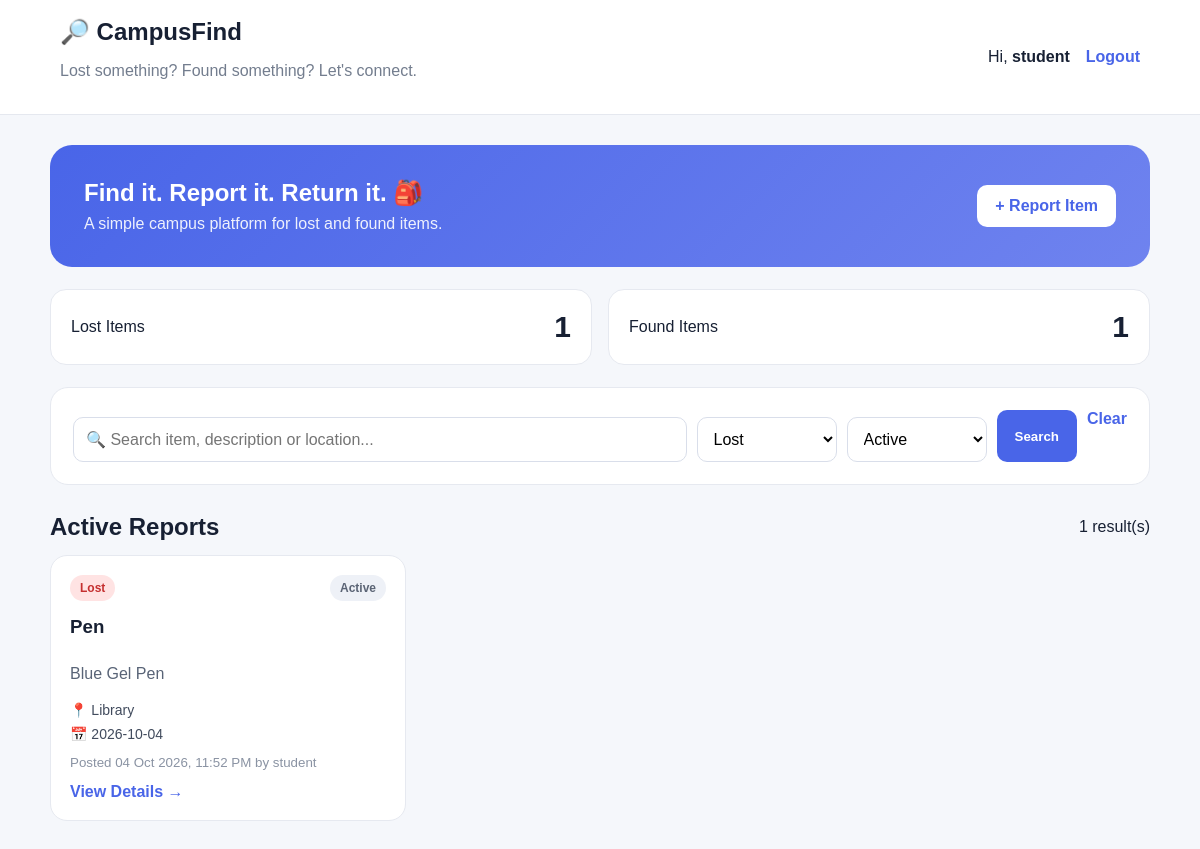
The app's page /?type=Lost (signed in) with its own data.
### tables this page shows
CREATE TABLE users (
        id INTEGER PRIMARY KEY AUTOINCREMENT,
        username TEXT UNIQUE NOT NULL,
        password TEXT NOT NULL);

CREATE TABLE reports (
        id INTEGER PRIMARY KEY AUTOINCREMENT,
        user_id INTEGER NOT NULL,
        report_type TEXT NOT NULL,
        item_name TEXT NOT NULL,
        description TEXT NOT NULL,
        location TEXT NOT NULL,
        report_date TEXT NOT NULL,
        contact TEXT NOT NULL,
        status TEXT NOT NULL DEFAULT 'Active',
        created_at TEXT NOT NULL,
        FOREIGN KEY (user_id) REFERENCES users(id));

### app.py (the view)
@app.route("/")
def index():
    if "user_id" not in session:
        return redirect(url_for("login"))
    search = request.args.get("search","").strip()
    report_type = request.args.get("type","")
    status = request.args.get("status","Active")
    conn = get_db()
    query = """SELECT reports.*, users.username FROM reports
               JOIN users ON reports.user_id=users.id WHERE 1=1"""
    params = []
    if search:
        query += " AND (item_name LIKE ? OR description LIKE ? OR location LIKE ?)"
        like = f"%{search}%"
        params += [like, like, like]
    if report_type in ("Lost","Found"):
        query += " AND report_type=?"
        params.append(report_type)
    if status in ("Active","Resolved"):
        query += " AND reports.status=?"
        params.append(status)
    query += " ORDER BY reports.id DESC"
    reports = conn.execute(query, params).fetchall()
    counts = {
        "Lost": conn.execute("SELECT COUNT(*) FROM reports WHERE report_type='Lost' AND status='Active'").fetchone()[0],
        "Found": conn.execute("SELECT COUNT(*) FROM reports WHERE report_type='Found' AND status='Active'").fetchone()[0]
    }
    conn.close()
    return render_template("index.html", reports=reports, search=search,
                           report_type=report_type, status=status, counts=counts)

### app.py (called while the page is built)
def get_db():
    conn = sqlite3.connect(DB)
    conn.row_factory = sqlite3.Row
    return conn

### templates/index.html (shortened to what this page needs)
<!doctype html>
<html><head><meta charset="UTF-8"><meta name="viewport" content="width=device-width,initial-scale=1">
<title>CampusFind</title><link rel="stylesheet" href="{{ url_for('static',filename='style.css') }}"></head>
<body><div class="app"><header class="topbar"><div><div class="brand">🔎 CampusFind</div>
<p class="muted">Lost something? Found something? Let's connect.</p></div>
<div class="user-area"><span>Hi, <b>{{session["username"]}}</b></span><a href="/logout" class="logout">Logout</a></div></header>
<main class="container">
<section class="hero"><div><h1>Find it. Report it. Return it. 🎒</h1>
<p>A simple campus platform for lost and found items.</p></div><a href="/report" class="primary button">+ Report Item</a></section>
<section class="stats"><a class="stat" href="/?type=Lost"><span>Lost Items</span><strong>{{counts.Lost}}</strong></a>
<a class="stat" href="/?type=Found"><span>Found Items</span><strong>{{counts.Found}}</strong></a></section>
<section class="panel"><form class="filters" method="get">
<input name="search" value="{{search}}" placeholder="🔍 Search item, description or location...">
<select name="type"><option value="">All</option><option value="Lost" {% if report_type=="Lost" %}selected{% endif %}>Lost</option>
<option value="Found" {% if report_type=="Found" %}selected{% endif %}>Found</option></select>
<select name="status"><option value="Active" {% if status=="Active" %}selected{% endif %}>Active</option>
<option value="Resolved" {% if status=="Resolved" %}selected{% endif %}>Resolved</option></select>
<button class="primary">Search</button><a href="/" class="clear">Clear</a></form></section>
<div class="section-title"><h2>{{status}} Reports</h2><span>{{reports|length}} result(s)</span></div>
{% if reports %}<div class="grid">{% for report in reports %}<article class="card">
<div class="card-top"><span class="tag {{report.report_type|lower}}">{{report.report_type}}</span><span class="status">{{report.status}}</span></div>
<h3>{{report.item_name}}</h3><p>{{report.description}}</p>
<div class="meta"><span>📍 {{report.location}}</span><span>📅 {{report.report_date}}</span></div>
<small>Posted {{report.created_at}} by {{report.username}}</small>
<a href="/report/{{report.id}}" class="details-link">View Details →</a></article>{% endfor %}</div>
{% else %}<div class="empty"><div class="empty-icon">📭</div><h3>No reports found</h3><p>Try another search or report an item yourself.</p>
<a href="/report" class="primary button">Report an Item</a></div>{% endif %}
</main></div></body></html>

### static/style.css (style rules this page uses)
* { box-sizing:border-box }
body { margin:0;font-family:Arial,Helvetica,sans-serif;background:#f5f7fb;color:#172033 }
a { text-decoration:none;color:inherit }
.app { min-height:100vh }
.topbar { background:white;border-bottom:1px solid #e5e8ef;padding:18px 5%;display:flex;align-items:center;justify-content:space-between;gap:20px }
.brand { font-size:24px;font-weight:800 }
.user-area { display:flex;align-items:center;gap:16px }
.logout,.back,.clear { color:#4965e8;font-weight:700 }
.container { width:min(1100px,92%);margin:30px auto }
.hero { background:linear-gradient(135deg,#4965e8,#6f83ef);color:white;padding:34px;border-radius:22px;display:flex;align-items:center;justify-content:space-between;gap:20px;margin-bottom:22px }
.hero h1 { margin:0 0 8px }
.hero p { margin:0;opacity:.9 }
.primary { border:0;background:#4965e8;color:white;padding:12px 18px;border-radius:10px;cursor:pointer;font-weight:700 }
.hero .primary { background:white;color:#4965e8 }
.button { display:inline-block }
.stats { display:grid;grid-template-columns:repeat(2,1fr);gap:16px;margin-bottom:22px }
.stat { background:white;border:1px solid #e6e9f0;border-radius:16px;padding:20px;display:flex;justify-content:space-between;align-items:center }
.stat strong { font-size:30px }
.panel,.form-panel,.detail-card { background:white;border:1px solid #e6e9f0;border-radius:18px;padding:22px;margin-bottom:22px }
.filters { display:grid;grid-template-columns:1fr 140px 140px auto auto;gap:10px }
input,textarea,select { width:100%;margin-top:7px;padding:12px;border:1px solid #d9deea;border-radius:10px;font:inherit;background:white }
.section-title { display:flex;justify-content:space-between;align-items:center;margin:28px 0 14px }
.section-title h2 { margin:0 }
.grid { display:grid;grid-template-columns:repeat(3,1fr);gap:16px }
.card { background:white;border:1px solid #e6e9f0;border-radius:17px;padding:19px;display:flex;flex-direction:column;min-height:265px }
.card h3 { margin:15px 0 8px }
.card p { color:#596477;line-height:1.5 }
.card-top { display:flex;justify-content:space-between;align-items:center;gap:8px }
.tag,.status { padding:6px 10px;border-radius:999px;font-size:12px;font-weight:800 }
.tag.lost { background:#ffe3e3;color:#c53030 }
.status { background:#eef1f7;color:#5b6475 }
.meta { display:grid;gap:8px;margin-top:auto;color:#414b5d;font-size:14px }
.card small { color:#8a93a3;margin:13px 0 }
.details-link { color:#4965e8;font-weight:800 }
.muted { color:#737d8e }

### records on screen
users: username "student"
reports: status "Active", report_type "Lost", item_name "Pen", description "Blue Gel Pen", location "Library", report_date "2026-10-04", created_at "04 Oct 2026, 11:52 PM", username "student"

### other values on screen
{{ counts.Lost }} "1"
{{ counts.Found }} "1"
{{ reports|length }} "1"
